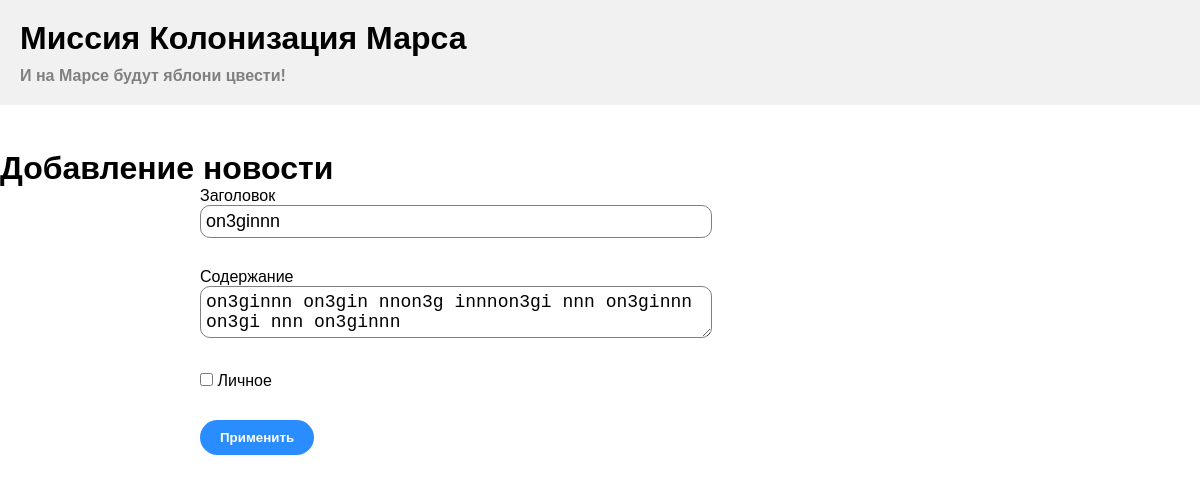
Screenshot of /news/3 (signed in) with the database file from the repository.
### data/news.py (models this page shows)
class News(SqlAlchemyBase):
    __tablename__ = 'news'
    id = sqlalchemy.Column(sqlalchemy.Integer,
                           primary_key=True, autoincrement=True)
    title = sqlalchemy.Column(sqlalchemy.String, nullable=True)
    content = sqlalchemy.Column(sqlalchemy.String, nullable=True)
    created_date = sqlalchemy.Column(sqlalchemy.DateTime,
                                     default=datetime.datetime.now)
    is_private = sqlalchemy.Column(sqlalchemy.Boolean, default=False)
    user_id = sqlalchemy.Column(sqlalchemy.Integer,
                                sqlalchemy.ForeignKey("users.id"))
    user = orm.relationship('User')

### main.py (the view, shortened to what this page needs)
@app.route('/news/<int:id>', methods=['GET', 'POST'])
@login_required
def edit_news(id):
    form = NewsForm()
    if request.method == "GET":
        db_sess = db_session.create_session()
        news = db_sess.query(News).filter(News.id == id,
                                          News.user == current_user
                                          ).first()
        if news:
            form.title.data = news.title
            form.content.data = news.content
            form.is_private.data = news.is_private
        else:
            abort(404)
    return render_template('news.html',
                           title='Редактирование новости',
                           form=form
                           )

### forms/news.py
class NewsForm(FlaskForm):
    title = StringField('Заголовок', validators=[DataRequired()])
    content = TextAreaField("Содержание")
    is_private = BooleanField("Личное")
    submit = SubmitField('Применить')

### data/db_session.py (called while the page is built)
def create_session() -> Session:
    global __factory
    return __factory()

### main.py (called while the page is built)
@login_manager.user_loader
def load_user(user_id):
    db_sess = db_session.create_session()
    return db_sess.query(User).get(user_id)

### templates/news.html (shortened to what this page needs)
<!DOCTYPE html>
<html lang="en">
<head>
    <link rel="stylesheet" type="text/css" href="../static/css/style.css">
</head>
<body>
    <main>
        {% extends "base.html" %}
        {% block content %}
        <div class="content">
            <h1>Добавление новости</h1>
            <form action="" method="post">
                <p>
                    {{ form.title.label }}<br>
                    {{ form.title(class="form-control") }}<br>
                </p>
                <p>
                    {{ form.content.label }}<br>
                    {{ form.content(class="form-control") }}<br>
                </p>
                <p>{{ form.is_private() }} {{ form.is_private.label }}</p>
                <p>{{ form.submit(type="submit", class="btn btn-primary") }}</p>
            </form>
        </div>
        {% endblock %}

### static/css/style.css (style rules this page uses)
* { padding: 0; margin: 0; }
body { font-family: 'Ubuntu', sans-serif; }
form { margin-left: 200px; }
p { margin-bottom: 30px; }
.content { margin-top: 150px; }
.form-control { border: 1px gray solid; border-radius: 10px; font-size: 18px; padding: 5px; min-height: 20px; width: 500px; }
.btn { transition: 0.2s all ease-out 0s; border: none; padding: 10px 20px; color: white; font-weight: 600; border-radius: 100px; background: rgb(41, 141, 255); }

### rows the page displays
News: title "on3ginnn", content "on3ginnn on3gin nnon3g innnon3gi nnn on3ginnn on3gi nnn on3ginnn"
